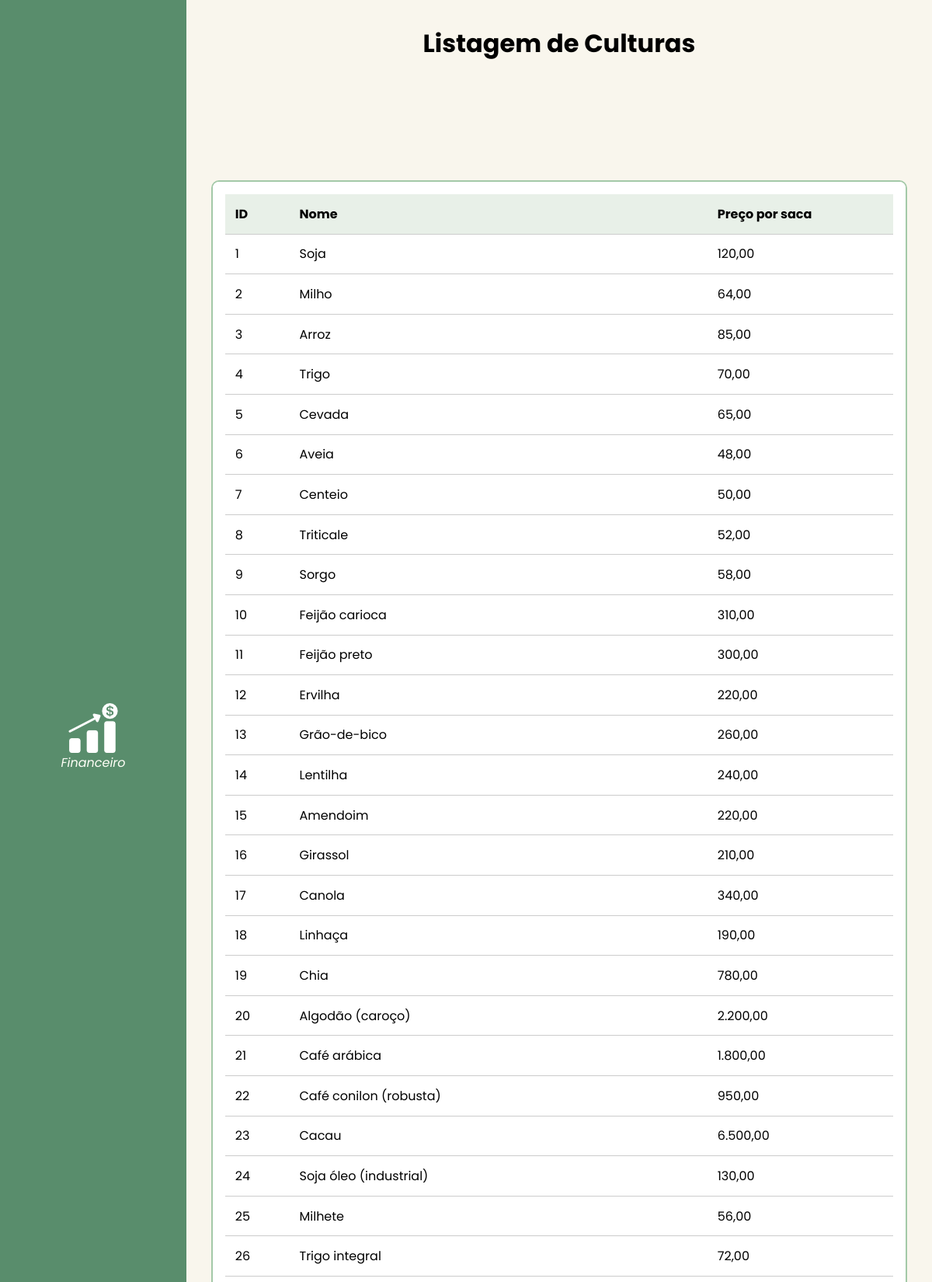
The page /pages/listar_cultura.php (signed in, upper part) on the database its author committed.
### tables this page shows
create table if not exists cultura (
	id_cultura int not null primary key auto_increment,
    nome_cultura varchar(100) not null,
    valor_unitario decimal(10,2)
);

### pages/listar_cultura.php (the view, shortened to what this page needs)
<?php
    include_once('../conexao.php');
    try {
        $stmt = $conn->prepare("SELECT id_cultura, nome_cultura, valor_unitario
                                    FROM cultura ORDER BY id_cultura ASC");
        $stmt->execute();
        $culturas = $stmt->fetchAll(PDO::FETCH_ASSOC);
    } catch (PDOException $e) {
        $msg = "Erro ao buscar culturas " . $e->getMessage();
    }
?>
<!DOCTYPE html>
<html lang="pt-br">
<head>
    <link rel="stylesheet" href="../assets/css/listar_cultura.css">
</head>
<body>
    <div class="container">
        <?php include "dashboard.php"; ?>
        <main>
            <h1>Listagem de Culturas</h1>
            <div class="table-container">
                <table>
                    <thead>
                        <tr>
                            <th>ID</th>
                            <th>Nome</th>
                            <th>Preço por saca</th>
                        </tr>
                    </thead>
                    <tbody>
                        <?php if (!empty($culturas)): ?>
                            <?php foreach ($culturas as $cultura): ?>
                                <tr>
                                    <td><?= $cultura['id_cultura'] ?></td>
                                    <td><?= htmlspecialchars($cultura['nome_cultura']) ?></td>
                                    <td><?= number_format($cultura['valor_unitario'], 2, ',', '.') ?></td>
                                </tr>
                            <?php endforeach; ?>
                        <?php else: ?>
                            <tr>
                                <td colspan="6">Nenhuma cultura cadastrada.</td>
                            </tr>
                        <?php endif; ?>
                    </tbody>
                </table>
            </div>
        </main>
    </div>
</body>
</html>

### pages/dashboard.php (shortened to what this page needs)
<aside>
    <nav>
        <ul>
            <li>
                <a href="financeiro.php">
                    <img src="../assets/img/grafico-de-barras-financeiro.png" alt="Ícone de casa">
                    <i>Financeiro</i>
                </a>
            </li>
        </ul>
    </nav>
</aside>

### assets/css/listar_cultura.css (style rules this page uses)
:root { --verde: #11422F; --verdeClaro: #598D6C; --gelo: #FFFCF0; --branco: #FFFFF7; --preto: #000; }
* { margin: 0; padding: 0; outline: 0; box-sizing: border-box; font-family: "Poppins", sans-serif; text-rendering: optimizeLegibility; }
aside, ul { display: flex; align-items: center; justify-content: start; flex-direction: column; }
aside { background-color: var(--verde); height: 100vh; width: 20vw; position: fixed; left: 0; }
aside ul, aside li { width: 20vw; }
aside ul { height: 100vh; }
aside ul li, aside ul a { display: flex; align-items: center; justify-content: center; flex-direction: column; }
aside ul li { height: 25%; }
aside ul li a { height: 100%; width: 100%; background-color: var(--verde); text-decoration: none; color: var(--branco); transition: background-color 0.5s, width 0.5s; }
aside ul li a img { filter: brightness(0) invert(1); }
.container { display: flex; align-items: start; justify-content: end; flex-direction: start; background-color: var(--branco); }
.container main { height: 100vh; width: 80vw; padding: 2rem; background-color: #F9F6ED; }
.container main h1 { text-align: center; }
.container main .table-container { overflow-y: scroll; background-color: #fff; border: 2px solid #A3C9A8; border-radius: 10px; padding: 1rem; height: 77vh; margin-top: 2vh; }
.container main .table-container table { width: 100%; border-collapse: collapse; }
.container main .table-container table th, .container main .table-container table td { padding: 0.8rem; text-align: left; border-bottom: 1px solid #ccc; }
.container main .table-container table th { background-color: #E8F0E8; }

### rows shown on the page
cultura: id_cultura "1", nome_cultura "Soja", valor_unitario "120,00"
cultura: id_cultura "2", nome_cultura "Milho", valor_unitario "64,00"
cultura: id_cultura "3", nome_cultura "Arroz", valor_unitario "85,00"
cultura: id_cultura "4", nome_cultura "Trigo", valor_unitario "70,00"
cultura: id_cultura "5", nome_cultura "Cevada", valor_unitario "65,00"
cultura: id_cultura "6", nome_cultura "Aveia", valor_unitario "48,00"
cultura: id_cultura "7", nome_cultura "Centeio", valor_unitario "50,00"
cultura: id_cultura "8", nome_cultura "Triticale", valor_unitario "52,00"
cultura: id_cultura "9", nome_cultura "Sorgo", valor_unitario "58,00"
cultura: id_cultura "10", nome_cultura "Feijão carioca", valor_unitario "310,00"
cultura: id_cultura "11", nome_cultura "Feijão preto", valor_unitario "300,00"
cultura: id_cultura "12", nome_cultura "Ervilha", valor_unitario "220,00"
cultura: id_cultura "13", nome_cultura "Grão-de-bico", valor_unitario "260,00"
cultura: id_cultura "14", nome_cultura "Lentilha", valor_unitario "240,00"
cultura: id_cultura "15", nome_cultura "Amendoim", valor_unitario "220,00"
cultura: id_cultura "16", nome_cultura "Girassol", valor_unitario "210,00"
cultura: id_cultura "17", nome_cultura "Canola", valor_unitario "340,00"
cultura: id_cultura "18", nome_cultura "Linhaça", valor_unitario "190,00"
cultura: id_cultura "19", nome_cultura "Chia", valor_unitario "780,00"
cultura: id_cultura "20", nome_cultura "Algodão (caroço)", valor_unitario "2.200,00"
cultura: id_cultura "21", nome_cultura "Café arábica", valor_unitario "1.800,00"
cultura: id_cultura "22", nome_cultura "Café conilon (robusta)", valor_unitario "950,00"
cultura: id_cultura "23", nome_cultura "Cacau", valor_unitario "6.500,00"
cultura: id_cultura "24", nome_cultura "Soja óleo (industrial)", valor_unitario "130,00"
cultura: id_cultura "25", nome_cultura "Milhete", valor_unitario "56,00"
cultura: id_cultura "26", nome_cultura "Trigo integral", valor_unitario "72,00"
